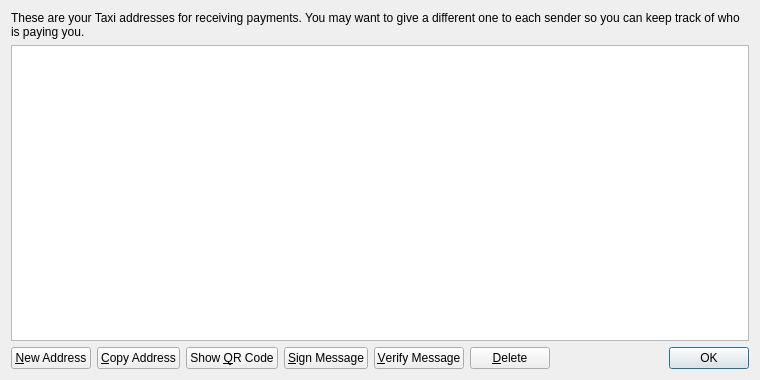
<?xml version="1.0" encoding="UTF-8"?>
<ui version="4.0">
 <class>AddressBookPage</class>
 <widget class="QWidget" name="AddressBookPage">
  <property name="geometry">
   <rect>
    <x>0</x>
    <y>0</y>
    <width>760</width>
    <height>380</height>
   </rect>
  </property>
  <property name="windowTitle">
   <string>Address Book</string>
  </property>
  <layout class="QVBoxLayout" name="verticalLayout">
   <item>
    <widget class="QLabel" name="labelExplanation">
     <property name="text">
      <string>These are your Taxi addresses for receiving payments. You may want to give a different one to each sender so you can keep track of who is paying you.</string>
     </property>
     <property name="textFormat">
      <enum>Qt::PlainText</enum>
     </property>
     <property name="wordWrap">
      <bool>true</bool>
     </property>
    </widget>
   </item>
   <item>
    <widget class="QTableView" name="tableView">
     <property name="contextMenuPolicy">
      <enum>Qt::CustomContextMenu</enum>
     </property>
     <property name="toolTip">
      <string>Double-click to edit address or label</string>
     </property>
     <property name="tabKeyNavigation">
      <bool>false</bool>
     </property>
     <property name="alternatingRowColors">
      <bool>true</bool>
     </property>
     <property name="selectionMode">
      <enum>QAbstractItemView::SingleSelection</enum>
     </property>
     <property name="selectionBehavior">
      <enum>QAbstractItemView::SelectRows</enum>
     </property>
     <property name="sortingEnabled">
      <bool>true</bool>
     </property>
     <attribute name="verticalHeaderVisible">
      <bool>false</bool>
     </attribute>
    </widget>
   </item>
   <item>
    <layout class="QHBoxLayout" name="horizontalLayout">
     <item>
      <widget class="QPushButton" name="newAddressButton">
       <property name="toolTip">
        <string>Create a new address</string>
       </property>
       <property name="text">
        <string>&amp;New Address</string>
       </property>
       <property name="icon">
        <iconset resource="../bitcoin.qrc">
         <normaloff>:/icons/add</normaloff>:/icons/add</iconset>
       </property>
      </widget>
     </item>
     <item>
      <widget class="QPushButton" name="copyToClipboard">
       <property name="toolTip">
        <string>Copy the currently selected address to the system clipboard</string>
       </property>
       <property name="text">
        <string>&amp;Copy Address</string>
       </property>
       <property name="icon">
        <iconset resource="../bitcoin.qrc">
         <normaloff>:/icons/editcopy</normaloff>:/icons/editcopy</iconset>
       </property>
      </widget>
     </item>
     <item>
      <widget class="QPushButton" name="showQRCode">
       <property name="text">
        <string>Show &amp;QR Code</string>
       </property>
       <property name="icon">
        <iconset resource="../bitcoin.qrc">
         <normaloff>:/icons/qrcode</normaloff>:/icons/qrcode</iconset>
       </property>
      </widget>
     </item>
     <item>
      <widget class="QPushButton" name="signMessage">
       <property name="toolTip">
        <string>Sign a message to prove you own a Bitcoin address</string>
       </property>
       <property name="text">
        <string>&amp;Sign Message</string>
       </property>
       <property name="icon">
        <iconset resource="../bitcoin.qrc">
         <normaloff>:/icons/edit</normaloff>:/icons/edit</iconset>
       </property>
      </widget>
     </item>
     <item>
      <widget class="QPushButton" name="verifyMessage">
       <property name="toolTip">
        <string>Verify a message to ensure it was signed with a specified Bitcoin address</string>
       </property>
       <property name="text">
        <string>&amp;Verify Message</string>
       </property>
       <property name="icon">
        <iconset resource="../bitcoin.qrc">
         <normaloff>:/icons/transaction_0</normaloff>:/icons/transaction_0</iconset>
       </property>
      </widget>
     </item>
     <item>
      <widget class="QPushButton" name="deleteButton">
       <property name="toolTip">
        <string>Delete the currently selected address from the list. Only sending addresses can be deleted.</string>
       </property>
       <property name="text">
        <string>&amp;Delete</string>
       </property>
       <property name="icon">
        <iconset resource="../bitcoin.qrc">
         <normaloff>:/icons/remove</normaloff>:/icons/remove</iconset>
       </property>
      </widget>
     </item>
     <item>
      <spacer name="horizontalSpacer">
       <property name="orientation">
        <enum>Qt::Horizontal</enum>
       </property>
       <property name="sizeHint" stdset="0">
        <size>
         <width>40</width>
         <height>20</height>
        </size>
       </property>
      </spacer>
     </item>
     <item>
      <widget class="QDialogButtonBox" name="buttonBox">
       <property name="sizePolicy">
        <sizepolicy hsizetype="Maximum" vsizetype="Fixed">
         <horstretch>0</horstretch>
         <verstretch>0</verstretch>
        </sizepolicy>
       </property>
       <property name="standardButtons">
        <set>QDialogButtonBox::Ok</set>
       </property>
      </widget>
     </item>
    </layout>
   </item>
  </layout>
 </widget>
 <resources>
  <include location="../bitcoin.qrc"/>
 </resources>
 <connections/>
</ui>
